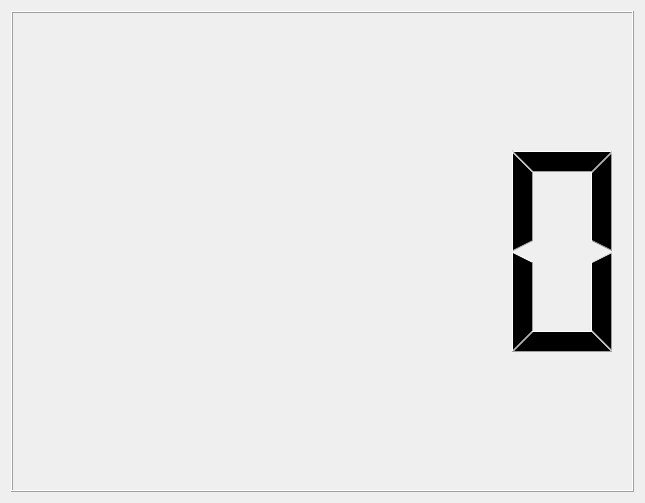
<?xml version="1.0" encoding="UTF-8"?>
<ui version="4.0">
 <class>Timerr</class>
 <widget class="QDialog" name="Timerr">
  <property name="geometry">
   <rect>
    <x>0</x>
    <y>0</y>
    <width>645</width>
    <height>503</height>
   </rect>
  </property>
  <property name="windowTitle">
   <string>Dialog</string>
  </property>
  <layout class="QGridLayout" name="gridLayout">
   <item row="0" column="0">
    <widget class="QLCDNumber" name="lcdNumber"/>
   </item>
  </layout>
 </widget>
 <resources/>
 <connections/>
</ui>
